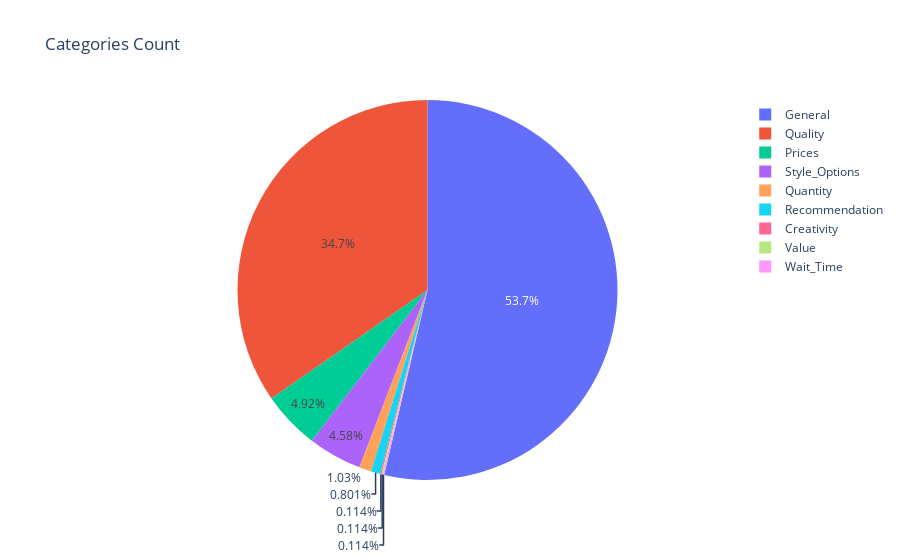

Write notebook code for a chart like this one.
### Code cell
fig = px.pie(df_cat, values='counts', names='cat', title='Categories Count')
# fig.update_layout(margin=dict(t=0, b=0, l=0, r=0))
fig.show()

### Figure 1 — Plotly figure (JSON) as saved in the notebook; plotly's stock layout.template omitted (floating-point values rounded to 4 significant figures)
{"data": [{"domain": {"x": [0, 1], "y": [0, 1]}, "hovertemplate": "cat=%{label}<br>counts=%{value}<extra></extra>", "labels": ["Creativity", "General", "General", "General", "Prices", "Prices", "Prices", "Quality", "Quality", "Quality", "Quantity", "Quantity", "Recommendation", "Style_Options", "Style_Options", "Style_Options", "Value", "Wait_Time"], "legendgroup": "", "name": "", "showlegend": true, "type": "pie", "values": [1, 150, 24, 295, 29, 1, 13, 42, 11, 250, 5, 4, 7, 7, 1, 32, 1, 1]}], "layout": {"legend": {"tracegroupgap": 0}, "title": {"text": "Categories Count"}}}
